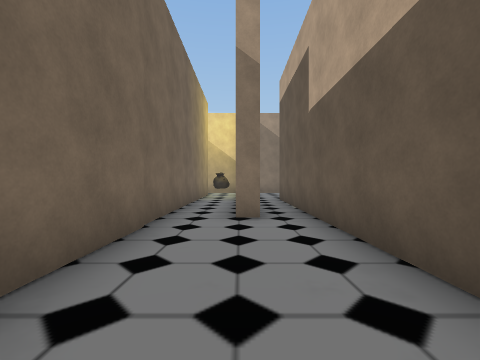
view 1 (above)

18 first-person views from a walk through a scene from a Unity 3-D project. The camera is 1.5 m above the floor, looks level and sees 90° across. The floor is counted in squares, 2 m on a side. Each view is taken from the middle of a square. On the plan, view 1 faces up. The plan holds only what a view shows up to about 9 squares ahead; the rest is blank. The place goes on beyond the plan. Some surface patterns are stand-ins.

view 2
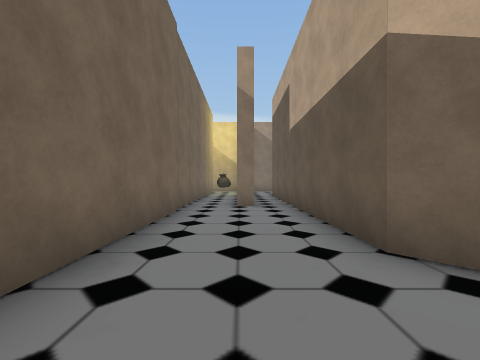

view 3
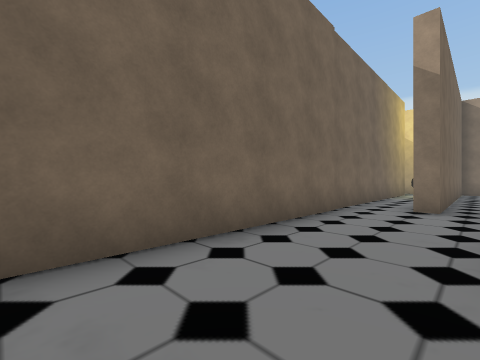

view 4
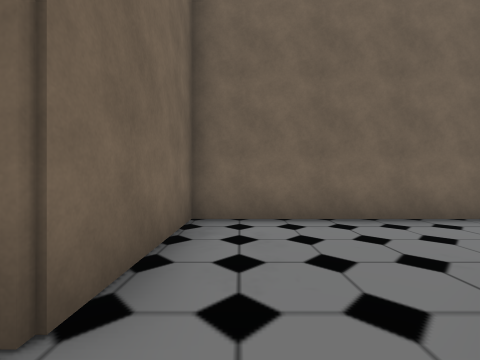

view 5
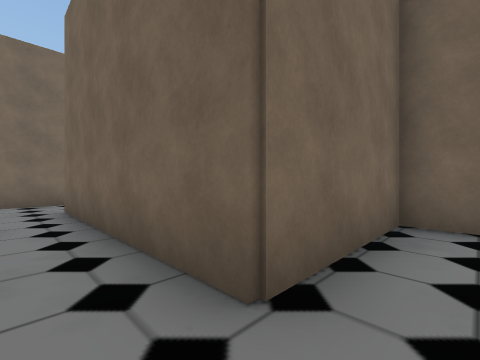

view 6
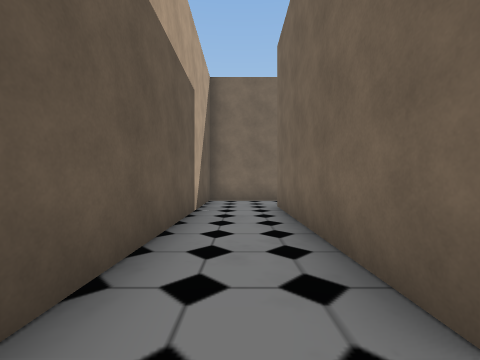

view 7
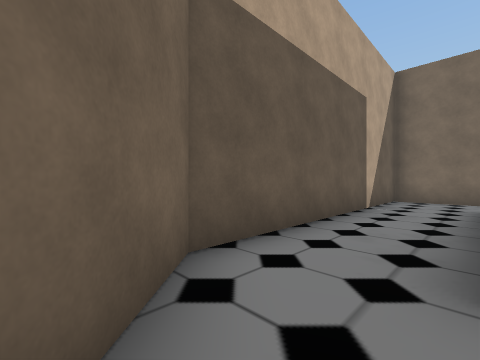

view 8
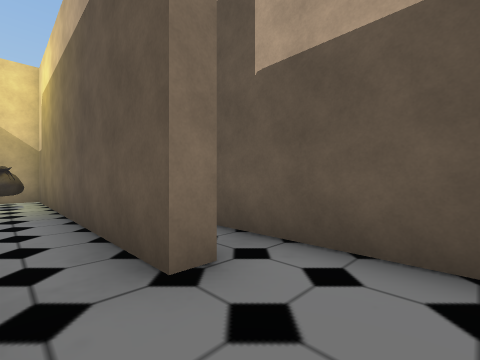

view 9
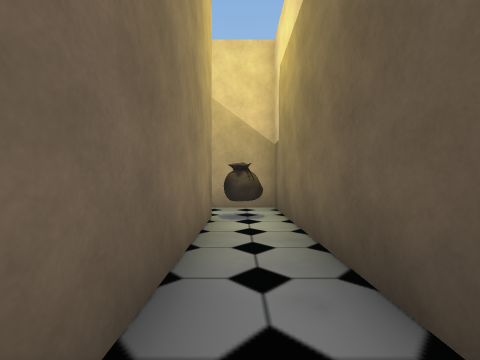

view 10
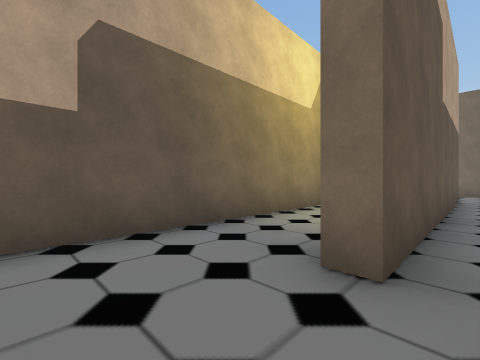

view 11
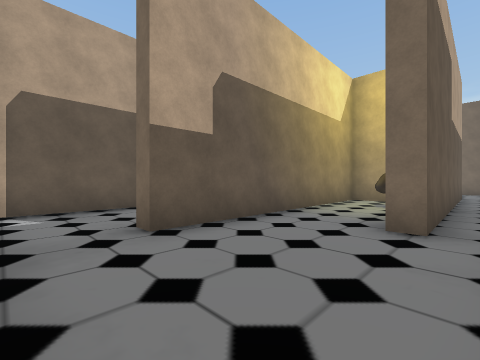

view 12
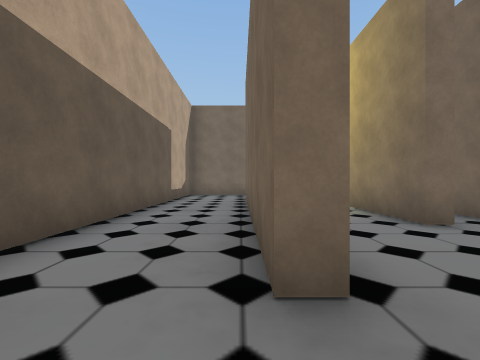

view 13
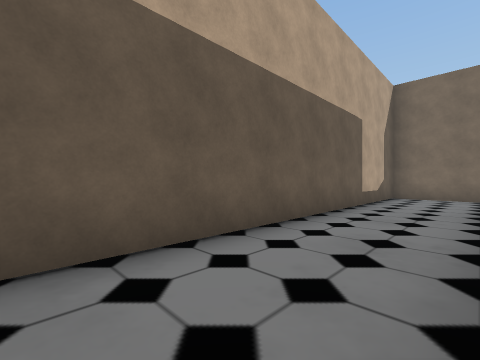

view 14
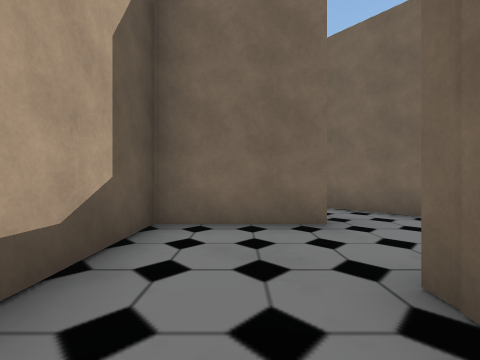

view 15
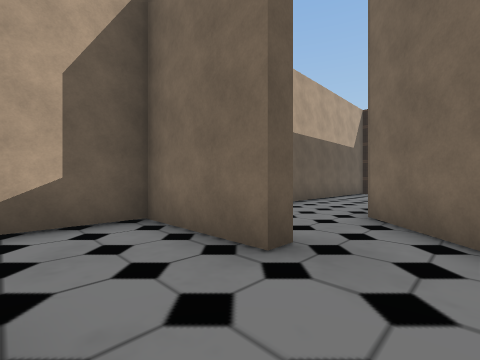

view 16
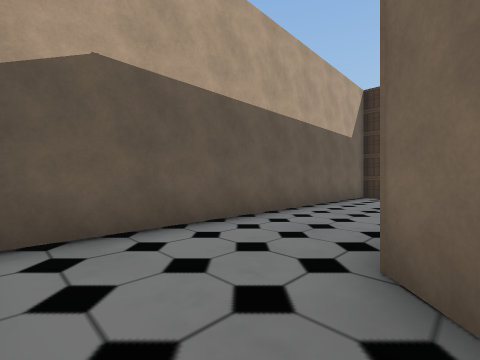

view 17
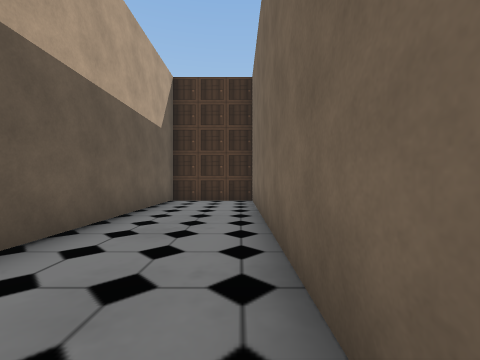

view 18
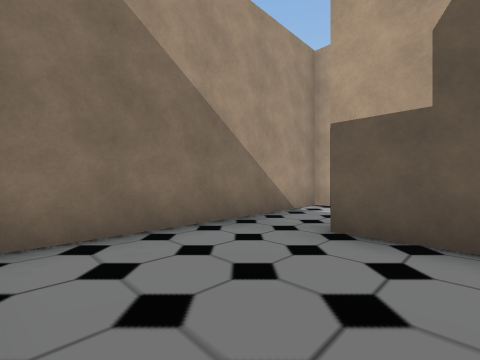

### Floor plan
Points are (right, up) in squares from view 1. A wall is a line through its corners. A room is listed if a view was taken in it or the views show most of it. See-through windows are left out.
Room 1 (views 1, 2, 3, 7, 8, 9)
walls: (0.4, 4.7) (-0.1, 4.7) (-0.1, 13.4) (-1.8, 13.4); (3.1, -1.2) (1.5, 0.4) (1.5, 4.4); (-1.5, 11.8) (-1.5, -2.9) (2, -2.9)
ways out: opening at (2, -2) to room 2; opening at (1, 5) to room 3; opening at (-2, 13)
Room 2 (views 4, 5, 6)
walls: (1.6, -10.7) (4.1, -10.7) (4.1, -2.3) (3.1, -1.2); (2, -2.9) (2, -8.6)
ways out: opening at (2, -2) to room 1; opening at (2, -9.5)
Room 3 (views 10, 11, 18)
walls: (0.4, 9.8) (0.4, 4.7); (4.4, 13.4) (1, 13.4); (1.5, 4.4) (1.5, 9.1) (2, 9.1) (2, 6.4); (3.1, 3.8) (4.3, 3.8) (4.3, 11.5)
ways out: opening at (1, 5) to room 1; opening at (4, 12.5) to room 4
Room 4 (views 12, 13, 14, 15)
walls: (4.3, 11.5) (4.8, 11.5) (4.8, 3.2); (4.6, 0.5) (4.6, 1) (7.4, 1) (7.4, 13.4) (4.4, 13.4)
ways out: opening at (4, 12.5) to room 3; opening at (4, 1) to room 5
Room 5 (views 16, 17)
walls: (4.5, -10.7) (7.4, -10.7) (7.4, 0); (2.3, 0.2) (4.6, -2.2) (4.6, -10.1)
ways out: opening at (4, 1) to room 4

Positions as (right, up) in squares from view 1, and headings:
1: (0, 0), facing up
2: (0, -2), facing up
3: (1, -2), facing up-left
4: (3, -2), facing left
5: (3, -2), facing down-left
6: (3, -2), facing down
7: (2, -1), facing down-right
8: (-1, 3), facing up-right
9: (-1, 7), facing up
10: (1, 11), facing down-right
11: (1, 13), facing down-right
12: (5, 13), facing down
13: (5, 12), facing down-right
14: (6, 5), facing down
15: (3, 3), facing down-right
16: (4, 0), facing down-right
17: (5, -2), facing down
18: (1, 10), facing up-right
